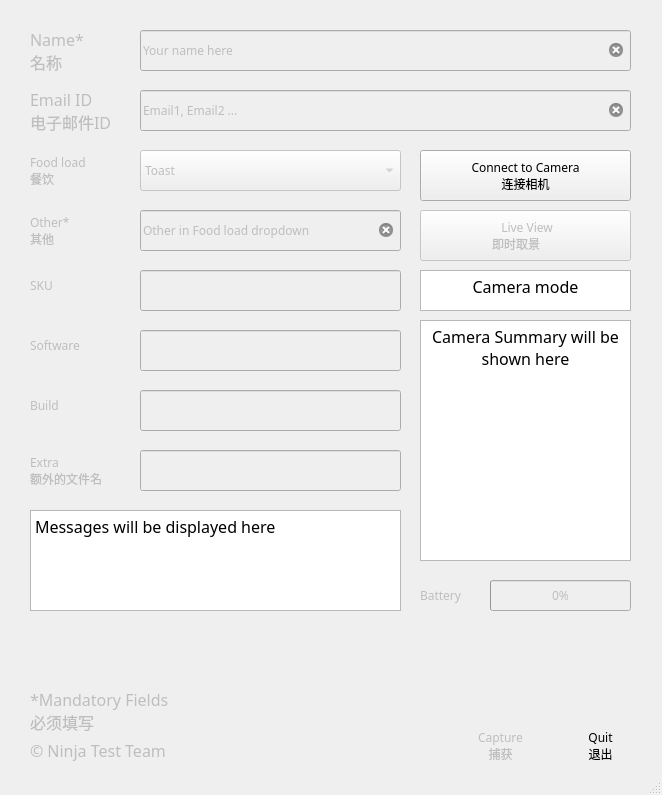
<?xml version="1.0" encoding="UTF-8"?>
<ui version="4.0">
 <class>MainWindow</class>
 <widget class="QMainWindow" name="MainWindow">
  <property name="geometry">
   <rect>
    <x>0</x>
    <y>0</y>
    <width>662</width>
    <height>795</height>
   </rect>
  </property>
  <property name="windowTitle">
   <string>MainWindow</string>
  </property>
  <widget class="QWidget" name="centralwidget">
   <widget class="QPushButton" name="pushButton_capture">
    <property name="enabled">
     <bool>false</bool>
    </property>
    <property name="geometry">
     <rect>
      <x>450</x>
      <y>650</y>
      <width>101</width>
      <height>91</height>
     </rect>
    </property>
    <property name="sizeIncrement">
     <size>
      <width>0</width>
      <height>0</height>
     </size>
    </property>
    <property name="baseSize">
     <size>
      <width>0</width>
      <height>0</height>
     </size>
    </property>
    <property name="font">
     <font>
      <family>Piboto Light</family>
     </font>
    </property>
    <property name="cursor">
     <cursorShape>PointingHandCursor</cursorShape>
    </property>
    <property name="layoutDirection">
     <enum>Qt::LeftToRight</enum>
    </property>
    <property name="autoFillBackground">
     <bool>false</bool>
    </property>
    <property name="styleSheet">
     <string notr="true"/>
    </property>
    <property name="text">
     <string/>
    </property>
    <property name="icon">
     <iconset>
      <normaloff>Icons/camera_on.png</normaloff>
      <disabledoff>Icons/camera_off.png</disabledoff>Icons/camera_on.png</iconset>
    </property>
    <property name="iconSize">
     <size>
      <width>50</width>
      <height>50</height>
     </size>
    </property>
    <property name="autoDefault">
     <bool>false</bool>
    </property>
    <property name="default">
     <bool>false</bool>
    </property>
    <property name="flat">
     <bool>true</bool>
    </property>
   </widget>
   <widget class="QLabel" name="label_foodload">
    <property name="enabled">
     <bool>false</bool>
    </property>
    <property name="geometry">
     <rect>
      <x>30</x>
      <y>150</y>
      <width>101</width>
      <height>41</height>
     </rect>
    </property>
    <property name="font">
     <font>
      <family>Piboto Light</family>
     </font>
    </property>
    <property name="text">
     <string>Food load
餐饮</string>
    </property>
   </widget>
   <widget class="QPushButton" name="pushButton_camerastatus">
    <property name="enabled">
     <bool>true</bool>
    </property>
    <property name="geometry">
     <rect>
      <x>420</x>
      <y>150</y>
      <width>211</width>
      <height>51</height>
     </rect>
    </property>
    <property name="font">
     <font>
      <family>Piboto Light</family>
      <weight>50</weight>
      <italic>false</italic>
      <bold>false</bold>
     </font>
    </property>
    <property name="cursor">
     <cursorShape>PointingHandCursor</cursorShape>
    </property>
    <property name="layoutDirection">
     <enum>Qt::LeftToRight</enum>
    </property>
    <property name="autoFillBackground">
     <bool>false</bool>
    </property>
    <property name="styleSheet">
     <string notr="true"/>
    </property>
    <property name="text">
     <string>Connect to Camera
连接相机</string>
    </property>
    <property name="icon">
     <iconset>
      <normaloff>Icons/cameraconnect_on.png</normaloff>Icons/cameraconnect_on.png</iconset>
    </property>
    <property name="iconSize">
     <size>
      <width>50</width>
      <height>70</height>
     </size>
    </property>
    <property name="flat">
     <bool>false</bool>
    </property>
   </widget>
   <widget class="QLineEdit" name="lineEdit_build">
    <property name="enabled">
     <bool>false</bool>
    </property>
    <property name="geometry">
     <rect>
      <x>140</x>
      <y>390</y>
      <width>261</width>
      <height>41</height>
     </rect>
    </property>
    <property name="font">
     <font>
      <family>Piboto Light</family>
     </font>
    </property>
    <property name="text">
     <string/>
    </property>
    <property name="clearButtonEnabled">
     <bool>true</bool>
    </property>
   </widget>
   <widget class="QLabel" name="label_software">
    <property name="enabled">
     <bool>false</bool>
    </property>
    <property name="geometry">
     <rect>
      <x>30</x>
      <y>330</y>
      <width>71</width>
      <height>31</height>
     </rect>
    </property>
    <property name="font">
     <font>
      <family>Piboto Light</family>
     </font>
    </property>
    <property name="text">
     <string>Software</string>
    </property>
   </widget>
   <widget class="QLabel" name="label_email">
    <property name="enabled">
     <bool>false</bool>
    </property>
    <property name="geometry">
     <rect>
      <x>30</x>
      <y>90</y>
      <width>81</width>
      <height>41</height>
     </rect>
    </property>
    <property name="font">
     <font>
      <family>Piboto Light</family>
      <pointsize>12</pointsize>
     </font>
    </property>
    <property name="text">
     <string>Email ID
电子邮件ID</string>
    </property>
   </widget>
   <widget class="QLabel" name="label_name">
    <property name="enabled">
     <bool>false</bool>
    </property>
    <property name="geometry">
     <rect>
      <x>30</x>
      <y>30</y>
      <width>81</width>
      <height>41</height>
     </rect>
    </property>
    <property name="font">
     <font>
      <family>Piboto Light</family>
      <pointsize>12</pointsize>
      <weight>50</weight>
      <bold>false</bold>
     </font>
    </property>
    <property name="text">
     <string>Name*
名称</string>
    </property>
   </widget>
   <widget class="QPushButton" name="pushButton_liveView">
    <property name="enabled">
     <bool>false</bool>
    </property>
    <property name="geometry">
     <rect>
      <x>420</x>
      <y>210</y>
      <width>211</width>
      <height>51</height>
     </rect>
    </property>
    <property name="font">
     <font>
      <family>Piboto Light</family>
     </font>
    </property>
    <property name="cursor">
     <cursorShape>PointingHandCursor</cursorShape>
    </property>
    <property name="text">
     <string> Live View
 即时取景       </string>
    </property>
    <property name="icon">
     <iconset>
      <normaloff>Icons/liveview_on.png</normaloff>
      <disabledoff>Icons/liveview_off.png</disabledoff>Icons/liveview_on.png</iconset>
    </property>
    <property name="iconSize">
     <size>
      <width>50</width>
      <height>50</height>
     </size>
    </property>
   </widget>
   <widget class="QTextEdit" name="textEdit_camstatus">
    <property name="enabled">
     <bool>true</bool>
    </property>
    <property name="geometry">
     <rect>
      <x>420</x>
      <y>320</y>
      <width>211</width>
      <height>241</height>
     </rect>
    </property>
    <property name="font">
     <font>
      <family>Piboto Light</family>
     </font>
    </property>
    <property name="autoFillBackground">
     <bool>false</bool>
    </property>
    <property name="tabChangesFocus">
     <bool>false</bool>
    </property>
    <property name="readOnly">
     <bool>true</bool>
    </property>
    <property name="html">
     <string>&lt;!DOCTYPE HTML PUBLIC &quot;-//W3C//DTD HTML 4.0//EN&quot; &quot;http://www.w3.org/TR/REC-html40/strict.dtd&quot;&gt;
&lt;html&gt;&lt;head&gt;&lt;meta name=&quot;qrichtext&quot; content=&quot;1&quot; /&gt;&lt;style type=&quot;text/css&quot;&gt;
p, li { white-space: pre-wrap; }
&lt;/style&gt;&lt;/head&gt;&lt;body style=&quot; font-family:'Piboto Light'; font-size:12pt; font-weight:400; font-style:normal;&quot;&gt;
&lt;p align=&quot;center&quot; style=&quot; margin-top:0px; margin-bottom:0px; margin-left:0px; margin-right:0px; -qt-block-indent:0; text-indent:0px;&quot;&gt;&lt;span style=&quot; font-family:'PibotoLt';&quot;&gt;Camera Summary will be shown here&lt;/span&gt;&lt;/p&gt;&lt;/body&gt;&lt;/html&gt;</string>
    </property>
    <property name="overwriteMode">
     <bool>true</bool>
    </property>
   </widget>
   <widget class="QLabel" name="label_build">
    <property name="enabled">
     <bool>false</bool>
    </property>
    <property name="geometry">
     <rect>
      <x>30</x>
      <y>390</y>
      <width>51</width>
      <height>31</height>
     </rect>
    </property>
    <property name="font">
     <font>
      <family>Piboto Light</family>
     </font>
    </property>
    <property name="text">
     <string>Build</string>
    </property>
   </widget>
   <widget class="QLineEdit" name="lineEdit_email">
    <property name="enabled">
     <bool>false</bool>
    </property>
    <property name="geometry">
     <rect>
      <x>140</x>
      <y>90</y>
      <width>491</width>
      <height>41</height>
     </rect>
    </property>
    <property name="font">
     <font>
      <family>Piboto Light</family>
     </font>
    </property>
    <property name="autoFillBackground">
     <bool>true</bool>
    </property>
    <property name="text">
     <string>Email1, Email2 ...</string>
    </property>
    <property name="clearButtonEnabled">
     <bool>true</bool>
    </property>
   </widget>
   <widget class="QLabel" name="label_FilenameExtra">
    <property name="enabled">
     <bool>false</bool>
    </property>
    <property name="geometry">
     <rect>
      <x>30</x>
      <y>450</y>
      <width>101</width>
      <height>41</height>
     </rect>
    </property>
    <property name="font">
     <font>
      <family>Piboto Light</family>
     </font>
    </property>
    <property name="text">
     <string>Extra
额外的文件名</string>
    </property>
   </widget>
   <widget class="QPushButton" name="pushButton_quit">
    <property name="enabled">
     <bool>true</bool>
    </property>
    <property name="geometry">
     <rect>
      <x>570</x>
      <y>650</y>
      <width>61</width>
      <height>91</height>
     </rect>
    </property>
    <property name="font">
     <font>
      <family>Piboto Light</family>
     </font>
    </property>
    <property name="cursor">
     <cursorShape>PointingHandCursor</cursorShape>
    </property>
    <property name="autoFillBackground">
     <bool>false</bool>
    </property>
    <property name="styleSheet">
     <string notr="true"/>
    </property>
    <property name="locale">
     <locale language="English" country="UnitedStates"/>
    </property>
    <property name="text">
     <string notr="true"/>
    </property>
    <property name="icon">
     <iconset>
      <normaloff>Icons/quit.png</normaloff>Icons/quit.png</iconset>
    </property>
    <property name="iconSize">
     <size>
      <width>50</width>
      <height>50</height>
     </size>
    </property>
    <property name="flat">
     <bool>true</bool>
    </property>
   </widget>
   <widget class="QTextEdit" name="textEdit_message">
    <property name="enabled">
     <bool>true</bool>
    </property>
    <property name="geometry">
     <rect>
      <x>30</x>
      <y>510</y>
      <width>371</width>
      <height>101</height>
     </rect>
    </property>
    <property name="font">
     <font>
      <family>Piboto Light</family>
     </font>
    </property>
    <property name="readOnly">
     <bool>true</bool>
    </property>
    <property name="html">
     <string>&lt;!DOCTYPE HTML PUBLIC &quot;-//W3C//DTD HTML 4.0//EN&quot; &quot;http://www.w3.org/TR/REC-html40/strict.dtd&quot;&gt;
&lt;html&gt;&lt;head&gt;&lt;meta name=&quot;qrichtext&quot; content=&quot;1&quot; /&gt;&lt;style type=&quot;text/css&quot;&gt;
p, li { white-space: pre-wrap; }
&lt;/style&gt;&lt;/head&gt;&lt;body style=&quot; font-family:'Piboto Light'; font-size:12pt; font-weight:400; font-style:normal;&quot;&gt;
&lt;p style=&quot; margin-top:0px; margin-bottom:0px; margin-left:0px; margin-right:0px; -qt-block-indent:0; text-indent:0px;&quot;&gt;&lt;span style=&quot; font-family:'PibotoLt';&quot;&gt;Messages will be displayed here&lt;/span&gt;&lt;/p&gt;&lt;/body&gt;&lt;/html&gt;</string>
    </property>
    <property name="overwriteMode">
     <bool>true</bool>
    </property>
   </widget>
   <widget class="QLabel" name="label_mandatoryfields">
    <property name="enabled">
     <bool>false</bool>
    </property>
    <property name="geometry">
     <rect>
      <x>30</x>
      <y>690</y>
      <width>341</width>
      <height>41</height>
     </rect>
    </property>
    <property name="font">
     <font>
      <family>Piboto Light</family>
      <pointsize>12</pointsize>
      <weight>50</weight>
      <bold>false</bold>
     </font>
    </property>
    <property name="autoFillBackground">
     <bool>false</bool>
    </property>
    <property name="text">
     <string>*Mandatory Fields
必须填写</string>
    </property>
    <property name="wordWrap">
     <bool>false</bool>
    </property>
   </widget>
   <widget class="QLineEdit" name="lineEdit_FilenameExtra">
    <property name="enabled">
     <bool>false</bool>
    </property>
    <property name="geometry">
     <rect>
      <x>140</x>
      <y>450</y>
      <width>261</width>
      <height>41</height>
     </rect>
    </property>
    <property name="font">
     <font>
      <family>Piboto Light</family>
     </font>
    </property>
    <property name="text">
     <string/>
    </property>
    <property name="clearButtonEnabled">
     <bool>true</bool>
    </property>
   </widget>
   <widget class="QComboBox" name="comboBox_foodload">
    <property name="enabled">
     <bool>false</bool>
    </property>
    <property name="geometry">
     <rect>
      <x>140</x>
      <y>150</y>
      <width>261</width>
      <height>41</height>
     </rect>
    </property>
    <property name="font">
     <font>
      <family>Piboto Light</family>
     </font>
    </property>
    <property name="cursor">
     <cursorShape>PointingHandCursor</cursorShape>
    </property>
    <item>
     <property name="text">
      <string>Toast</string>
     </property>
    </item>
    <item>
     <property name="text">
      <string>Cornbread</string>
     </property>
    </item>
    <item>
     <property name="text">
      <string>White Cake</string>
     </property>
    </item>
    <item>
     <property name="text">
      <string>Cookies</string>
     </property>
    </item>
    <item>
     <property name="text">
      <string>Fries</string>
     </property>
    </item>
    <item>
     <property name="text">
      <string>Steak</string>
     </property>
    </item>
    <item>
     <property name="text">
      <string>Chicken</string>
     </property>
    </item>
    <item>
     <property name="text">
      <string>Wings</string>
     </property>
    </item>
    <item>
     <property name="text">
      <string>Pork Chop</string>
     </property>
    </item>
    <item>
     <property name="text">
      <string>Beef Stew</string>
     </property>
    </item>
    <item>
     <property name="text">
      <string>Cheese Melt</string>
     </property>
    </item>
    <item>
     <property name="text">
      <string>Yogurt</string>
     </property>
    </item>
    <item>
     <property name="text">
      <string>Onion</string>
     </property>
    </item>
    <item>
     <property name="text">
      <string>Cauliflower</string>
     </property>
    </item>
    <item>
     <property name="text">
      <string>Broccoli</string>
     </property>
    </item>
    <item>
     <property name="text">
      <string>Carrot</string>
     </property>
    </item>
    <item>
     <property name="text">
      <string>Cookware</string>
     </property>
    </item>
    <item>
     <property name="text">
      <string>Other</string>
     </property>
    </item>
   </widget>
   <widget class="QProgressBar" name="progressBar_battery">
    <property name="enabled">
     <bool>false</bool>
    </property>
    <property name="geometry">
     <rect>
      <x>490</x>
      <y>580</y>
      <width>141</width>
      <height>31</height>
     </rect>
    </property>
    <property name="font">
     <font>
      <family>Piboto Light</family>
     </font>
    </property>
    <property name="autoFillBackground">
     <bool>false</bool>
    </property>
    <property name="styleSheet">
     <string notr="true"/>
    </property>
    <property name="value">
     <number>0</number>
    </property>
   </widget>
   <widget class="QLabel" name="label_other">
    <property name="enabled">
     <bool>false</bool>
    </property>
    <property name="geometry">
     <rect>
      <x>30</x>
      <y>210</y>
      <width>91</width>
      <height>41</height>
     </rect>
    </property>
    <property name="font">
     <font>
      <family>Piboto Light</family>
     </font>
    </property>
    <property name="text">
     <string>Other*
其他</string>
    </property>
   </widget>
   <widget class="QLabel" name="label_copyright">
    <property name="enabled">
     <bool>false</bool>
    </property>
    <property name="geometry">
     <rect>
      <x>30</x>
      <y>740</y>
      <width>311</width>
      <height>21</height>
     </rect>
    </property>
    <property name="font">
     <font>
      <family>Piboto Light</family>
      <pointsize>12</pointsize>
      <weight>50</weight>
      <italic>false</italic>
      <bold>false</bold>
     </font>
    </property>
    <property name="autoFillBackground">
     <bool>false</bool>
    </property>
    <property name="text">
     <string>© Ninja Test Team</string>
    </property>
    <property name="wordWrap">
     <bool>false</bool>
    </property>
   </widget>
   <widget class="QLabel" name="label_sku">
    <property name="enabled">
     <bool>false</bool>
    </property>
    <property name="geometry">
     <rect>
      <x>30</x>
      <y>270</y>
      <width>51</width>
      <height>31</height>
     </rect>
    </property>
    <property name="font">
     <font>
      <family>Piboto Light</family>
     </font>
    </property>
    <property name="text">
     <string>SKU</string>
    </property>
   </widget>
   <widget class="QLineEdit" name="lineEdit_software">
    <property name="enabled">
     <bool>false</bool>
    </property>
    <property name="geometry">
     <rect>
      <x>140</x>
      <y>330</y>
      <width>261</width>
      <height>41</height>
     </rect>
    </property>
    <property name="font">
     <font>
      <family>Piboto Light</family>
     </font>
    </property>
    <property name="text">
     <string/>
    </property>
    <property name="clearButtonEnabled">
     <bool>true</bool>
    </property>
   </widget>
   <widget class="QLabel" name="label_battery">
    <property name="enabled">
     <bool>false</bool>
    </property>
    <property name="geometry">
     <rect>
      <x>420</x>
      <y>580</y>
      <width>51</width>
      <height>31</height>
     </rect>
    </property>
    <property name="font">
     <font>
      <family>Piboto Light</family>
     </font>
    </property>
    <property name="text">
     <string>Battery</string>
    </property>
   </widget>
   <widget class="QLineEdit" name="lineEdit_name">
    <property name="enabled">
     <bool>false</bool>
    </property>
    <property name="geometry">
     <rect>
      <x>140</x>
      <y>30</y>
      <width>491</width>
      <height>41</height>
     </rect>
    </property>
    <property name="font">
     <font>
      <family>Piboto Light</family>
     </font>
    </property>
    <property name="text">
     <string>Your name here</string>
    </property>
    <property name="clearButtonEnabled">
     <bool>true</bool>
    </property>
   </widget>
   <widget class="QLineEdit" name="lineEdit_sku">
    <property name="enabled">
     <bool>false</bool>
    </property>
    <property name="geometry">
     <rect>
      <x>140</x>
      <y>270</y>
      <width>261</width>
      <height>41</height>
     </rect>
    </property>
    <property name="font">
     <font>
      <family>Piboto Light</family>
     </font>
    </property>
    <property name="text">
     <string/>
    </property>
    <property name="clearButtonEnabled">
     <bool>true</bool>
    </property>
   </widget>
   <widget class="QLineEdit" name="lineEdit_other">
    <property name="enabled">
     <bool>false</bool>
    </property>
    <property name="geometry">
     <rect>
      <x>140</x>
      <y>210</y>
      <width>261</width>
      <height>41</height>
     </rect>
    </property>
    <property name="font">
     <font>
      <family>Piboto Light</family>
     </font>
    </property>
    <property name="text">
     <string>Other in Food load dropdown</string>
    </property>
    <property name="clearButtonEnabled">
     <bool>true</bool>
    </property>
   </widget>
   <widget class="QLabel" name="label_quit">
    <property name="enabled">
     <bool>true</bool>
    </property>
    <property name="geometry">
     <rect>
      <x>570</x>
      <y>720</y>
      <width>61</width>
      <height>51</height>
     </rect>
    </property>
    <property name="font">
     <font>
      <family>Piboto Light</family>
     </font>
    </property>
    <property name="text">
     <string>Quit
退出</string>
    </property>
    <property name="alignment">
     <set>Qt::AlignCenter</set>
    </property>
   </widget>
   <widget class="QLabel" name="label_capture">
    <property name="enabled">
     <bool>false</bool>
    </property>
    <property name="geometry">
     <rect>
      <x>470</x>
      <y>720</y>
      <width>61</width>
      <height>51</height>
     </rect>
    </property>
    <property name="font">
     <font>
      <family>Piboto Light</family>
     </font>
    </property>
    <property name="text">
     <string>Capture
捕获</string>
    </property>
    <property name="alignment">
     <set>Qt::AlignCenter</set>
    </property>
   </widget>
   <widget class="QTextEdit" name="textEdit_camstatus_2">
    <property name="enabled">
     <bool>true</bool>
    </property>
    <property name="geometry">
     <rect>
      <x>420</x>
      <y>270</y>
      <width>211</width>
      <height>41</height>
     </rect>
    </property>
    <property name="font">
     <font>
      <family>Piboto Light</family>
     </font>
    </property>
    <property name="autoFillBackground">
     <bool>false</bool>
    </property>
    <property name="tabChangesFocus">
     <bool>false</bool>
    </property>
    <property name="readOnly">
     <bool>true</bool>
    </property>
    <property name="html">
     <string>&lt;!DOCTYPE HTML PUBLIC &quot;-//W3C//DTD HTML 4.0//EN&quot; &quot;http://www.w3.org/TR/REC-html40/strict.dtd&quot;&gt;
&lt;html&gt;&lt;head&gt;&lt;meta name=&quot;qrichtext&quot; content=&quot;1&quot; /&gt;&lt;style type=&quot;text/css&quot;&gt;
p, li { white-space: pre-wrap; }
&lt;/style&gt;&lt;/head&gt;&lt;body style=&quot; font-family:'Piboto Light'; font-size:12pt; font-weight:400; font-style:normal;&quot;&gt;
&lt;p align=&quot;center&quot; style=&quot; margin-top:0px; margin-bottom:0px; margin-left:0px; margin-right:0px; -qt-block-indent:0; text-indent:0px;&quot;&gt;&lt;span style=&quot; font-family:'PibotoLt';&quot;&gt;Camera mode&lt;/span&gt;&lt;/p&gt;&lt;/body&gt;&lt;/html&gt;</string>
    </property>
    <property name="overwriteMode">
     <bool>true</bool>
    </property>
   </widget>
  </widget>
  <widget class="QStatusBar" name="statusbar"/>
 </widget>
 <resources/>
 <connections/>
</ui>
